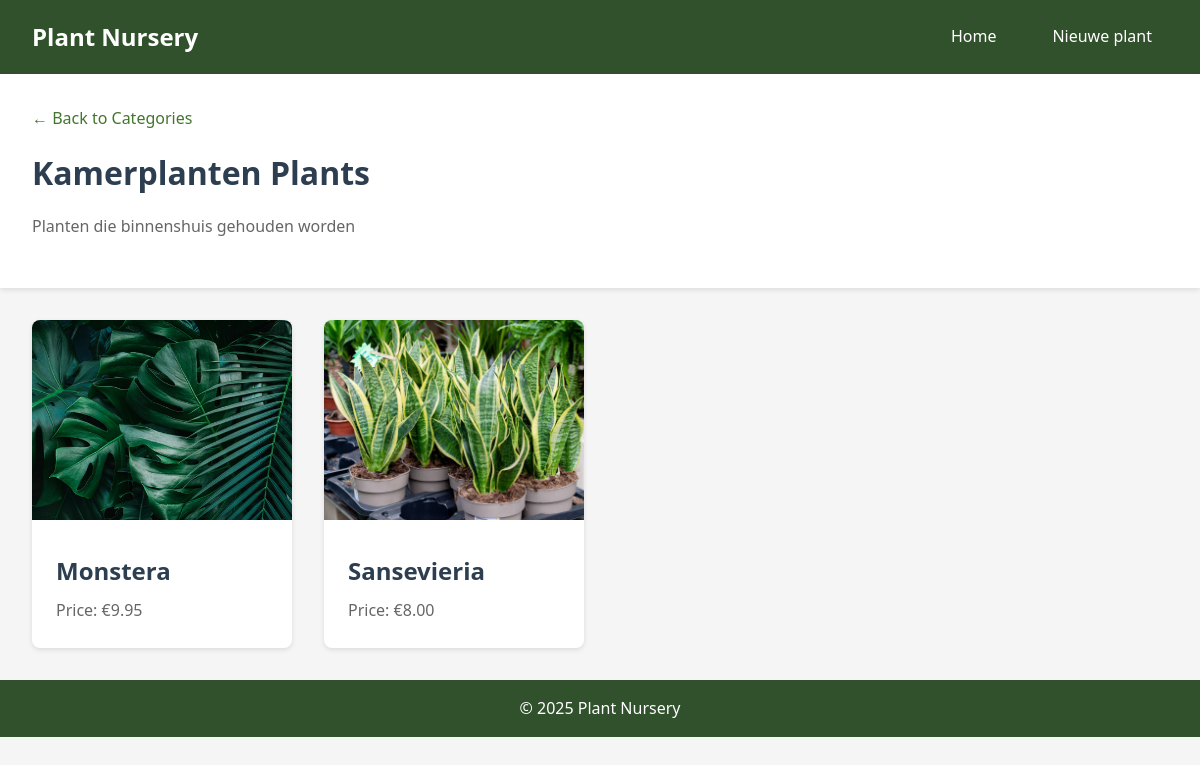
The page /category.php?id=4 on the database its author committed.
### tables this page shows
CREATE TABLE category (
    id INT(11) AUTO_INCREMENT PRIMARY KEY,
    name VARCHAR(255) NOT NULL,
    description TEXT NOT NULL
);

CREATE TABLE plant (
    id INT(11) AUTO_INCREMENT PRIMARY KEY,
    name VARCHAR(255) NOT NULL,
    image VARCHAR(255) NOT NULL,
    price DECIMAL(6,2) NOT NULL,
    category_id INT(11) NOT NULL,
    FOREIGN KEY (category_id) REFERENCES category(id)
);

### category.php (the view, shortened to what this page needs)
<?php
require_once 'config.php';
$category_id = isset($_GET['id']) ? (int)$_GET['id'] : 0;
$stmt = $pdo->prepare('SELECT * FROM category WHERE id = ?');
$stmt->execute([$category_id]);
$category = $stmt->fetch();
$stmt = $pdo->prepare('SELECT * FROM plant WHERE category_id = ?');
$stmt->execute([$category_id]);
$plants = $stmt->fetchAll();
?>
<!DOCTYPE html>
<html lang="en">
<head>
    <link rel="stylesheet" href="style.css">
</head>
<body>
    <div class="site-header">
        <div class="container">
            <a href="index.php" class="logo">Plant Nursery</a>
            <div class="nav-menu">
                <a href="index.php">Home</a>
                <a href="new.php">Nieuwe plant</a>
            </div>
        </div>
    </div>
    <header>
        <div class="container">
            <a href="index.php" class="back-btn">← Back to Categories</a>
            <h1><?php echo htmlspecialchars($category['name']); ?> Plants</h1>
            <div class="category-info">
                <p><?php echo htmlspecialchars($category['description']); ?></p>
            </div>
        </div>
    </header>
    <main>
        <div class="container">
            <?php if (count($plants) > 0): ?>
                <div class="plant-list">
                    <?php foreach ($plants as $plant): ?>
                        <div class="plant-card">
                            <img src="img/plants/<?php echo htmlspecialchars($plant['image']); ?>"
                                 alt="<?php echo htmlspecialchars($plant['name']); ?>">
                            <div class="plant-info">
                                <h2><?php echo htmlspecialchars($plant['name']); ?></h2>
                                <p>Price: €<?php echo number_format($plant['price'], 2); ?></p>
                            </div>
                        </div>
                    <?php endforeach; ?>
                </div>
            <?php else: ?>
                <p>No plants found in this category.</p>
            <?php endif; ?>
        </div>
    </main>
    <footer>
        <div class="container">
            <p>&copy; <?php echo date('Y'); ?> Plant Nursery</p>
        </div>
    </footer>
</body>
</html>

### style.css (style rules this page uses)
* { margin: 0; padding: 0; box-sizing: border-box; }
body { font-family: "Segoe UI", Tahoma, Geneva, Verdana, sans-serif; line-height: 1.6; color: #333; background-color: #f5f5f5; }
.container { max-width: 1200px; margin: 0 auto; padding: 0 2rem; }
.site-header { background-color: #31502c; padding: 1rem 0; box-shadow: 0 2px 5px rgba(0, 0, 0, 0.1); }
.site-header .container { display: flex; justify-content: space-between; align-items: center; }
.logo { color: #fff; text-decoration: none; font-size: 1.5rem; font-weight: bold; }
.nav-menu { display: flex; gap: 1.5rem; }
.nav-menu a { color: #fff; text-decoration: none; padding: 0.5rem 1rem; border-radius: 4px; transition: background-color 0.3s; }
header { background-color: #fff; padding: 2rem 0; margin-bottom: 2rem; box-shadow: 0 2px 5px rgba(0, 0, 0, 0.1); }
header .container { display: flex; flex-direction: column; }
h1 { color: #2c3e50; margin-bottom: 1rem; }
.back-btn { color: #44752e; text-decoration: none; display: inline-block; margin-bottom: 1rem; }
main { margin-bottom: 2rem; }
.category-info p { margin-bottom: 1rem; color: #666; }
.plant-list { display: grid; grid-template-columns: repeat(auto-fill, minmax(250px, 1fr)); gap: 2rem; margin-bottom: 2rem; }
.plant-card { background-color: #fff; border-radius: 8px; overflow: hidden; box-shadow: 0 2px 5px rgba(0, 0, 0, 0.1); transition: transform 0.3s; }
.plant-card img { width: 100%; height: 200px; object-fit: cover; }
.plant-info { padding: 1.5rem; }
.plant-info h2 { color: #2c3e50; margin-bottom: 0.5rem; }
.plant-info p { color: #666; }
footer { background-color: #31502c; color: #fff; text-align: center; padding: 1rem 0; margin-top: 2rem; }

### rows shown on the page
category: name "Kamerplanten", description "Planten die binnenshuis gehouden worden"
plant: image (picture), name "Monstera", price "9.95"
plant: image (picture), name "Sansevieria", price "8.00"
